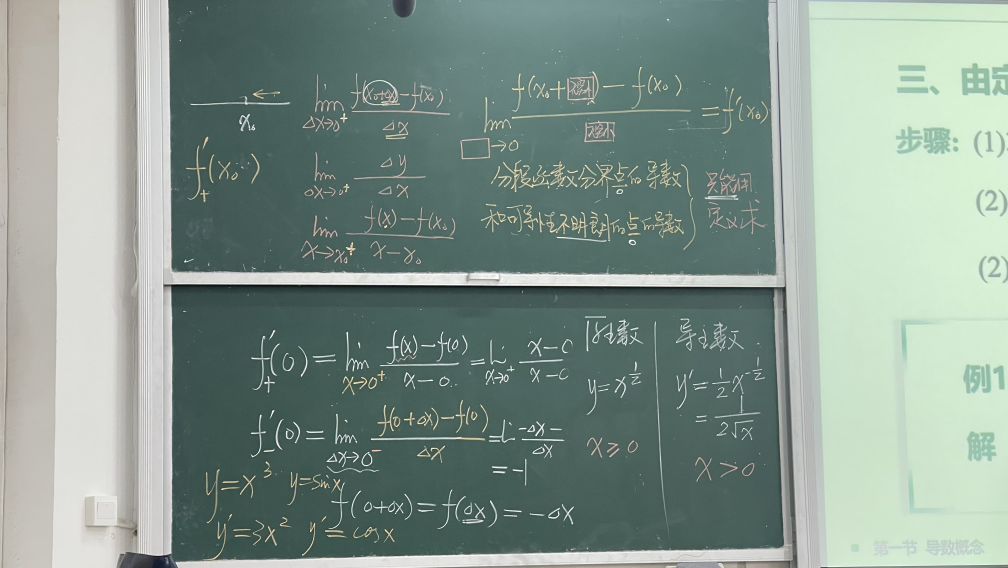
#> input picture 微信图片_20261110113603_147_53.jpg, 4031 x 2272 px (shown at 1/4 size)
$ python compare_quality.py
#> lines starting #> are read from the running program, lines starting #| are printed output that depends on the picture
#> in load, returned value is the input picture: shape (2272, 4031, 3); mean R, G, B 133.4, 151.3, 142.7
"""对比原图与超分输出的质量：清晰度指标 + 同区域对照图。

配对来自用户提供的 8 张图：147/148、149/152、150/154、151/153。
"""
import os
import numpy as np
from PIL import Image, ImageFilter

ROOT = os.path.dirname(os.path.dirname(os.path.abspath(__file__)))
OUT = os.path.join(ROOT, "docs", "quality")
os.makedirs(OUT, exist_ok=True)

PAIRS = [
    ("blackboard", "微信图片_20261110113603_147_53.jpg", "微信图片_20261110113637_148_53.png",
     [(0.06, 0.42, 0.30, 0.62)]),
    ("game", "微信图片_20261110122947_149_53.png", "微信图片_20261110122947_152_53.png",
     [(0.38, 0.55, 0.60, 0.72)]),
    ("laptop", "微信图片_20261110122947_150_53.jpg", "微信图片_20261110122947_154_53.png",
     [(0.35, 0.32, 0.55, 0.47)]),
    ("monitor", "微信图片_20261110122947_151_53.jpg", "微信图片_20261110122947_153_53.png",
     [(0.45, 0.35, 0.62, 0.48)]),
]


def gray(a):
    return np.asarray(Image.fromarray(a).convert("L"), dtype=np.float32)
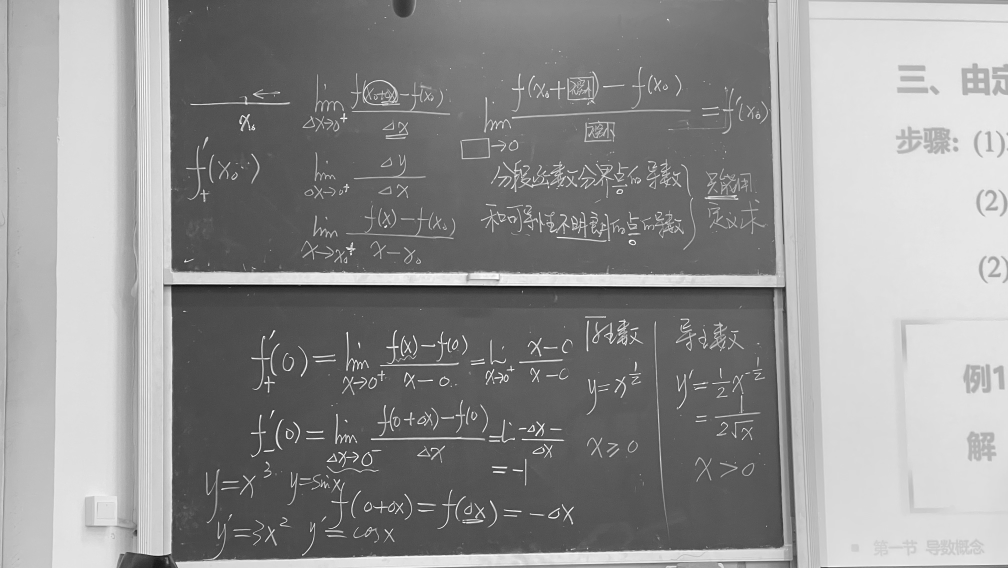
#> returned value: shape (2272, 4031) float32 (shown at 1/4 size); min 1, max 255, mean 144.9


def lap_var(g):
    k = np.array([[0, 1, 0], [1, -4, 1], [0, 1, 0]], np.float32)
#> k = [[0, 1, 0], [1, -4, 1], [0, 1, 0]]
    h, w = g.shape
#> h = 2272; w = 4031
    o = np.zeros((h - 2, w - 2), np.float32)
    for dy in range(3):
        for dx in range(3):
            o += k[dy, dx] * g[dy:dy + h - 2, dx:dx + w - 2]
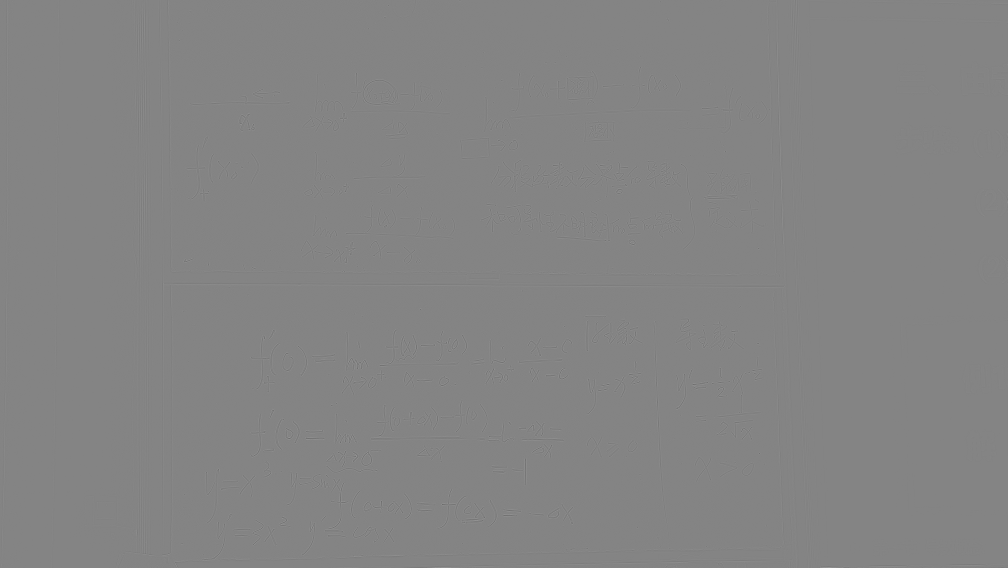
#> o: shape (2270, 4029) float32 (shown at 1/4 size); min -433, max 402, mean 0; drawn with min black and max white
    return float(o.var())


def grad(g):
    return float((np.abs(np.diff(g, axis=0)).mean() + np.abs(np.diff(g, axis=1)).mean()) / 2)


def hf(a, blur=1.2):
    g = gray(a)
    b = gray(np.asarray(Image.fromarray(a).filter(ImageFilter.GaussianBlur(blur))))
    return float(np.abs(g - b).mean() / (np.abs(g).mean() + 1e-6) * 1000)


def load(n):
    return np.asarray(Image.open(os.path.join(ROOT, n)).convert("RGB"))


def sheet(name, orig, out, box, tile=440):
    ho, wo = orig.shape[:2]
    hx, wx = out.shape[:2]
    x0, y0, x1, y1 = box
    ox0, oy0, ox1, oy1 = int(x0 * wo), int(y0 * ho), int(x1 * wo), int(y1 * ho)
    sx, sy = wx / wo, hx / ho
    px0, py0, px1, py1 = int(ox0 * sx), int(oy0 * sy), int(ox1 * sx), int(oy1 * sy)

    a = Image.fromarray(orig[oy0:oy1, ox0:ox1])
    b = Image.fromarray(out[py0:py1, px0:px1])

    # 左：原图裁块放大到 tile；中：输出对应区域缩到同尺寸；右：输出 1:1 原生像素
    a_show = a.resize((tile, tile), Image.LANCZOS)
    b_show = b.resize((tile, tile), Image.LANCZOS)
    b_native = b.resize((tile, int(tile * b.height / b.width)), Image.LANCZOS)

    sh = Image.new("RGB", (tile * 3 + 32, tile + 46), (16, 16, 18))
    sh.paste(a_show, (0, 40))
    sh.paste(b_show, (tile + 16, 40))
    sh.paste(b_native, (tile * 2 + 32, 40))
    p = os.path.join(OUT, f"cmp2_{name}.png")
    sh.save(p)
    return p


rows = []
for name, on, pn, boxes in PAIRS:
    orig, out = load(on), load(pn)
    down = np.asarray(Image.fromarray(out).resize((orig.shape[1], orig.shape[0]), Image.LANCZOS))
    row = dict(
        name=name,
        src=f"{orig.shape[1]}x{orig.shape[0]}",
        dst=f"{out.shape[1]}x{out.shape[0]}",
        ratio=out.shape[1] / orig.shape[1],
        lap_o=lap_var(gray(orig)),
        lap_d=lap_var(gray(down)),
        grad_o=grad(gray(orig)),
        grad_d=grad(gray(down)),
        hf_o=hf(orig),
        hf_d=hf(down),
    )
#> row = 10 items
    rows.append(row)
    print(f"{name:11s} {row['src']:>10s} -> {row['dst']:>10s} ({row['ratio']:.2f}x)  "
          f"Laplacian {row['lap_o']:6.1f} -> {row['lap_d']:6.1f} ({row['lap_d']/row['lap_o']*100:5.1f}%)  "
          f"梯度 {row['grad_o']:.3f} -> {row['grad_d']:.3f}  "
          f"高频‰ {row['hf_o']:.1f} -> {row['hf_d']:.1f}")
#| blackboard   4031x2272 ->  4031x2272 (1.00x)  Laplacian  170.6 ->  170.6 (100.0%)  梯度 2.974 -> 2.974  高频‰ 14.2 -> 14.2
    for i, box in enumerate(boxes):
        print("   对照图:", os.path.relpath(sheet(f"{name}_{i+1}", orig, out, box), ROOT))
#> this loop made 1 pass
#|    对照图: docs/quality/cmp2_blackboard_1.png
#> pass 1, in sheet, `a = Image.fromarray(orig[oy0:oy1, ox0:ox1])`:
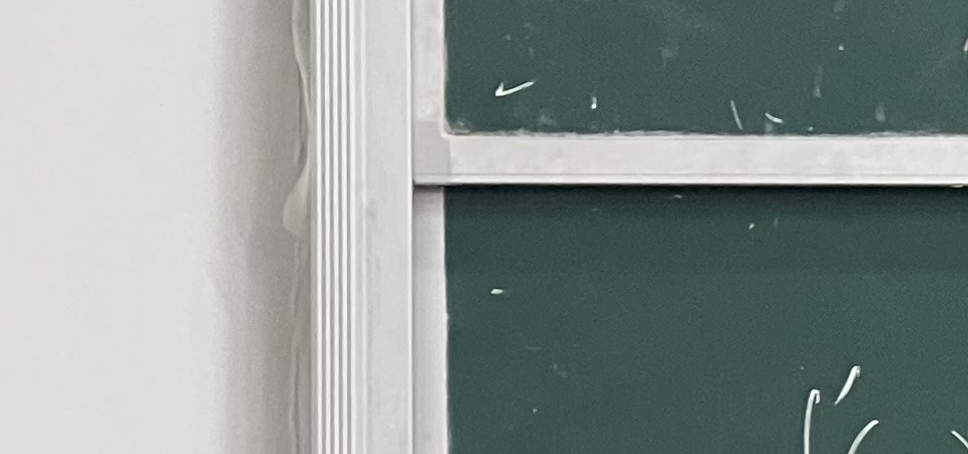
#> a: PIL image 968x454 RGB; mean R, G, B 137.8, 147.9, 144.7
#> pass 1, in sheet, `a_show = a.resize((tile, tile), Image.LANCZOS)`:
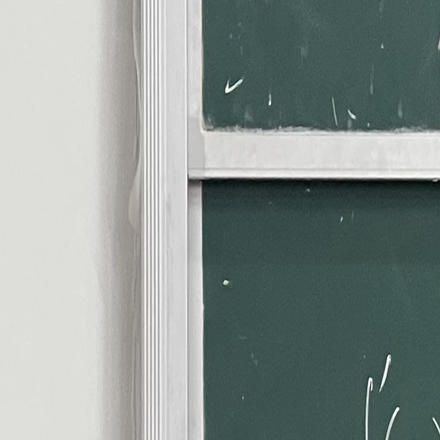
#> a_show: PIL image 440x440 RGB; mean R, G, B 137.8, 147.9, 144.7
#> (the run stopped early here; a loop or call above may not have finished)
